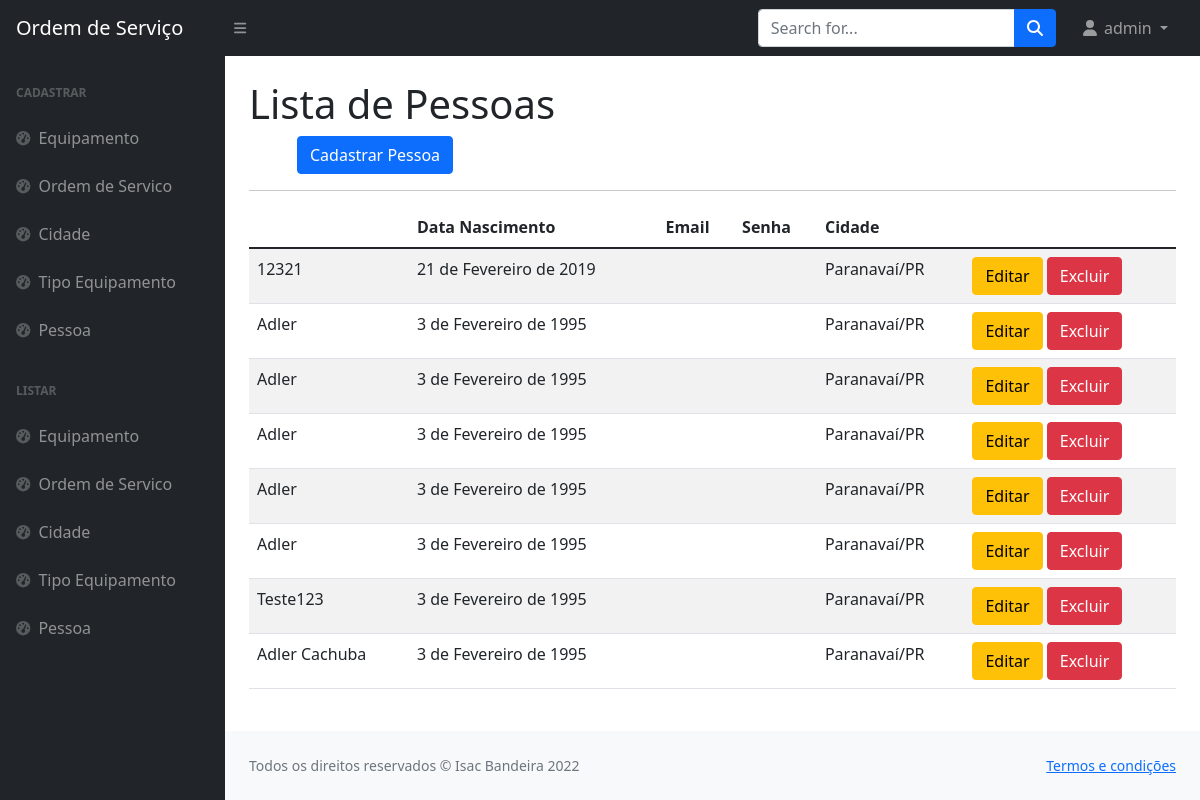
The app's page /listar/pessoa/ (signed in) with its own data.
### paginas/models.py (models this page shows, shortened)
class Pessoa(models.Model):
    nome_completo = models.CharField(max_length=50, verbose_name="Nome da pessoa",
                                     help_text="Digite seu nome_os completo")
    nascimento = models.DateField(verbose_name='Data de nascimento')
    tipo_pessoa = models.CharField(max_length=2, choices=TIPO_PESSOA)
    cidade = models.ForeignKey(Cidade, on_delete=models.PROTECT)
    usuario = models.ForeignKey(User, on_delete=models.PROTECT)
    criado_em = models.DateTimeField(auto_now_add=True)
    atualizado_em = models.DateTimeField(auto_now=True)

class Cidade(models.Model):
    nome = models.CharField(max_length=100, verbose_name="Nome da cidade")
    estado = models.CharField(max_length=2, choices=ESTADOS)
    criado_em = models.DateTimeField(auto_now_add=True)
    atualizado_em = models.DateTimeField(auto_now=True)
    usuario = models.ForeignKey(User, on_delete=models.PROTECT)
    def __str__(self):
        return self.nome + "/" + self.estado

### paginas/views.py (the view)
# urls.py: path('listar/pessoa/', PessoaList.as_view(), name='listar-pessoa'),
class PessoaList(LoginRequiredMixin, GroupRequiredMixin, ListView):
    model = Pessoa
    template_name = 'paginas/listas/pessoa.html'
    group_required = u"Administrador"
    def get_queryset(self):
        self.object_list = Pessoa.objects.filter(usuario=self.request.user)
        return self.object_list

### paginas/templates/paginas/listas/pessoa.html
{% extends 'paginas/modelo.html' %}
{% load static %}
{% block conteudo %}
<h1 class="mt-4">Lista de Pessoas</h1>
<a href="{% url 'cadastrar-pessoa' %}" class="btn btn-primary float-right ms-5">Cadastrar Pessoa</a>
<hr>
<table class="table table-striped">
    <thead>
        <tr>
            <th>
            </th>
            <th>Data Nascimento</th>
            <th>Email</th>
            <th>Senha</th>
            <th>Cidade</th>
        </tr>
    </thead>
    <tbody>
        {% for obj in object_list %}
            <tr>
                <td>{{obj.nome_completo}}</td>
                <td>{{obj.nascimento}}</td>
                <td>{{obj.email}}</td>
                <td>{{obj.senha}}</td>
                <td>{{obj.cidade}}</td>
                <td>
                    <a href="{% url 'editar-pessoa' obj.pk %}" class="btn btn-warning">
                        Editar</a>
                    <a href="{% url 'excluir-pessoa' obj.pk %}" class="btn btn-danger">
                        Excluir</a>
                </td>
            </tr>
        {% empty %}
            <tr>
                <td colspan="100%">Nenhum Registro Encontrado!</td>
            </tr>
        {% endfor %}
    </tbody>
</table>
{% endblock %}

### paginas/templates/paginas/modelo.html (shortened to what this page needs)
{% load static %}
<!DOCTYPE html>
<html lang="en">
<head>
    <link href="https://cdn.jsdelivr.net/npm/simple-datatables@latest/dist/style.css" rel="stylesheet"/>
    <link href="{% static 'css/styles.css' %}" rel="stylesheet"/>
    <link rel="stylesheet" href="https://cdnjs.cloudflare.com/ajax/libs/datepicker/0.6.5/datepicker.min.css"
/>
</head>
<body class="sb-nav-fixed">
{% block menu %}
    <nav class="sb-topnav navbar navbar-expand navbar-dark bg-dark">
        <a class="navbar-brand ps-3" href="index.html">Ordem de Serviço</a>
        <button class="btn btn-link btn-sm order-1 order-lg-0 me-4 me-lg-0" id="sidebarToggle" href="#!"><i
                class="fas fa-bars"></i></button>
        <form class="d-none d-md-inline-block form-inline ms-auto me-0 me-md-3 my-2 my-md-0">
            <div class="input-group">
                <input class="form-control" type="text" placeholder="Search for..." aria-label="Search for..."
                       aria-describedby="btnNavbarSearch"/>
                <button class="btn btn-primary" id="btnNavbarSearch" type="button"><i
                        class="fas fa-search"></i></button>
            </div>
        </form>
        <ul class="navbar-nav ms-auto ms-md-0 me-3 me-lg-4">
            {% if request.user.is_authenticated %}
                <li class="nav-item dropdown">
                    <a class="nav-link dropdown-toggle" id="navbarDropdown" href="#" role="button"
                       data-bs-toggle="dropdown"
                       aria-expanded="false"><i class="fas fa-user fa-fw"></i>
                        {{ request.user }}
                    </a>
                </li>
            {% else %}
                <li class="nav-item">
                    <a class="btn btn-success" href="{% url 'login' %}">Entrar</a>
                </li>
            {% endif %}
        </ul>
    </nav>
{% endblock %}
<div id="layoutSidenav">
    {% block menu-lateral %}
        <div id="layoutSidenav_nav">
            <nav class="sb-sidenav accordion sb-sidenav-dark" id="sidenavAccordion">
                <div class="sb-sidenav-menu">
                    <div class="nav">
                        <div class="sb-sidenav-menu-heading">Cadastrar</div>
                        <a class="nav-link" href="/cadastrar/equipamento/">
                            <div class="sb-nav-link-icon"><i class="fas fa-tachometer-alt"></i></div>
                            Equipamento
                        </a>
                        <a class="nav-link" href="/cadastrar/ordemServico/">
                            <div class="sb-nav-link-icon"><i class="fas fa-tachometer-alt"></i></div>
                            Ordem de Servico
                        </a>
                        <a class="nav-link" href="/cadastrar/cidade/">
                            <div class="sb-nav-link-icon"><i class="fas fa-tachometer-alt"></i></div>
                            Cidade
                        </a>
                        <a class="nav-link" href="/cadastrar/tipo/">
                            <div class="sb-nav-link-icon"><i class="fas fa-tachometer-alt"></i></div>
                            Tipo Equipamento
                        </a>
                        <a class="nav-link" href="/cadastrar/pessoa/">
                            <div class="sb-nav-link-icon"><i class="fas fa-tachometer-alt"></i></div>
                            Pessoa
                        </a>
                        <div class="sb-sidenav-menu-heading">Listar</div>
                        <a class="nav-link" href="/listar/equipamento/">
                            <div class="sb-nav-link-icon"><i class="fas fa-tachometer-alt"></i></div>
                            Equipamento
                        </a>
                        <a class="nav-link" href="/listar/ordemServico/">
                            <div class="sb-nav-link-icon"><i class="fas fa-tachometer-alt"></i></div>
                            Ordem de Servico
                        </a>
                        <a class="nav-link" href="/listar/cidade/">
                            <div class="sb-nav-link-icon"><i class="fas fa-tachometer-alt"></i></div>
                            Cidade
                        </a>
                        <a class="nav-link" href="/listar/tipo/">
                            <div class="sb-nav-link-icon"><i class="fas fa-tachometer-alt"></i></div>
                            Tipo Equipamento
                        </a>
                        <a class="nav-link" href="/listar/pessoa/">
                            <div class="sb-nav-link-icon"><i class="fas fa-tachometer-alt"></i></div>
                            Pessoa
                        </a>
                    </div>
                </div>
            </nav>
        </div>
    {% endblock %}
    <div id="layoutSidenav_content">
        <main>
            <div class="container-fluid px-4">
                {% block conteudo %}{% endblock %}
        </main>
        <footer class="py-4 bg-light mt-auto">
            <div class="container-fluid px-4">
                <div class="d-flex align-items-center justify-content-between small">
                    {% block rodape %}
                        <div class="text-muted">Todos os direitos reservados &copy; Isac Bandeira 2022</div>
                        <div>
                            <a href="https://picsum.photos/200/300">Termos e condições</a>
                        </div>
                    {% endblock %}
                </div>
            </div>
        </footer>
    </div>
</div>
</body>
</html>

### records on screen
Pessoa: nome_completo "12321", nascimento "21 de Fevereiro de 2019", cidade "Paranavaí/PR"
Pessoa: nome_completo "Adler", nascimento "3 de Fevereiro de 1995", cidade "Paranavaí/PR"
Pessoa: nome_completo "Adler", nascimento "3 de Fevereiro de 1995", cidade "Paranavaí/PR"
Pessoa: nome_completo "Adler", nascimento "3 de Fevereiro de 1995", cidade "Paranavaí/PR"
Pessoa: nome_completo "Adler", nascimento "3 de Fevereiro de 1995", cidade "Paranavaí/PR"
Pessoa: nome_completo "Adler", nascimento "3 de Fevereiro de 1995", cidade "Paranavaí/PR"
Pessoa: nome_completo "Teste123", nascimento "3 de Fevereiro de 1995", cidade "Paranavaí/PR"
Pessoa: nome_completo "Adler Cachuba", nascimento "3 de Fevereiro de 1995", cidade "Paranavaí/PR"

### other values on screen
{{ request.user }} "admin"
